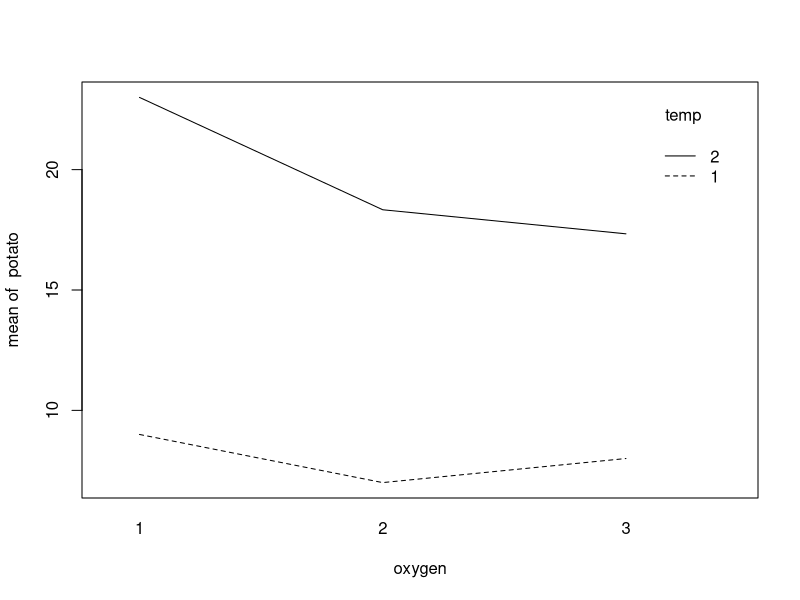
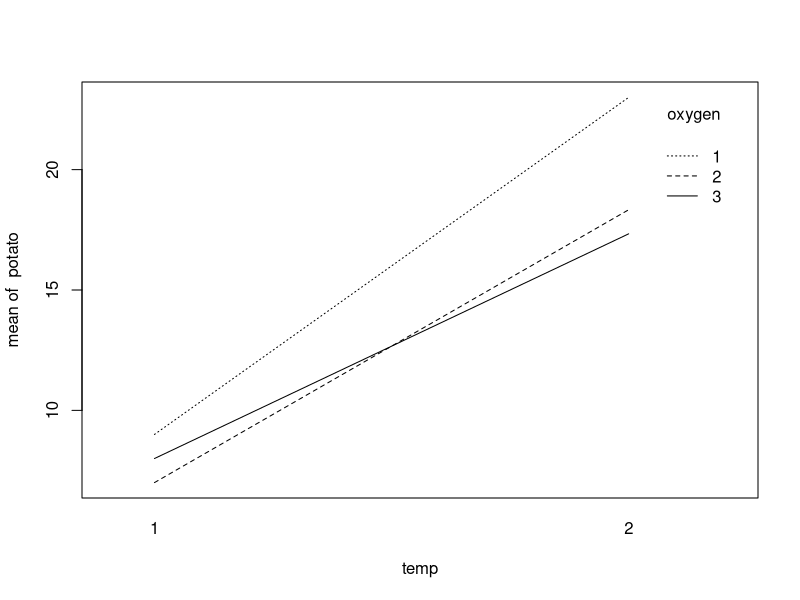
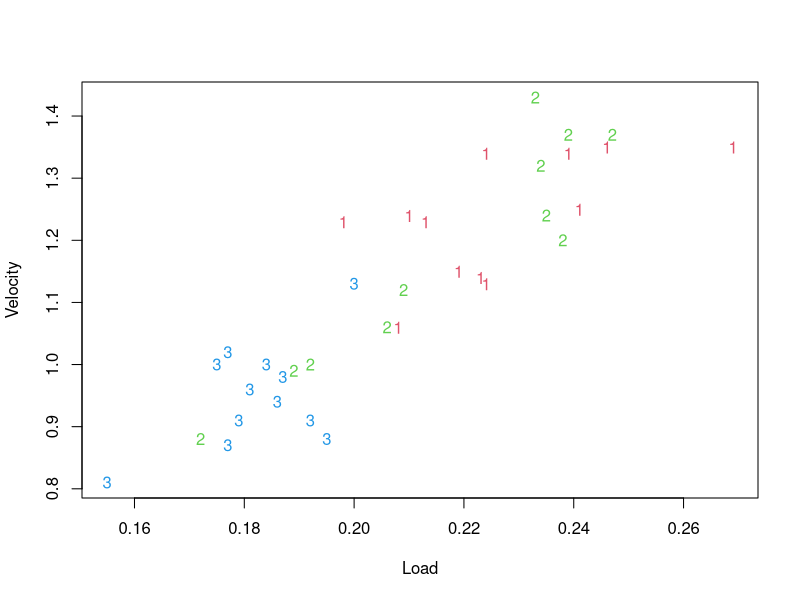
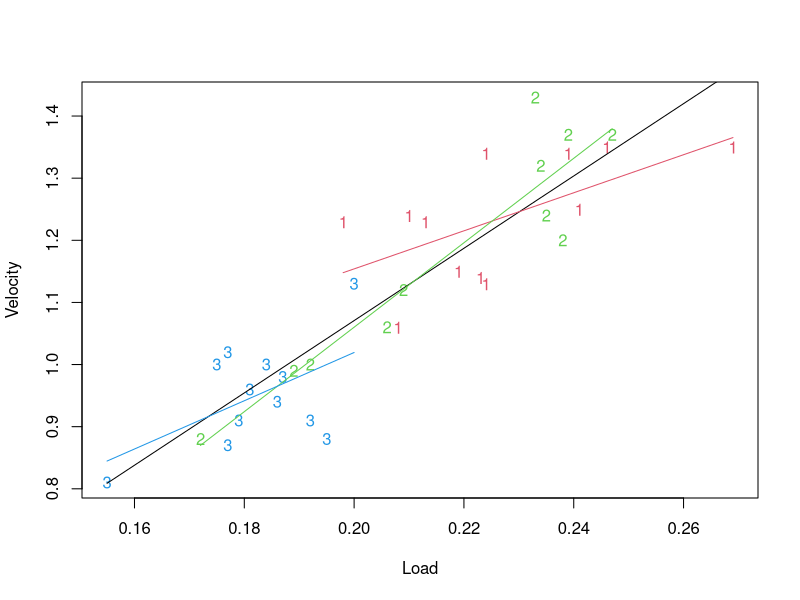

Here is the R script that generated these plots, in order:
## ---- chunk 1
potato = data.frame(potato = c(13,11,3,10,4,7,15,2,7,26,19,24,15,22,18,20,24,8),oxygen = factor(c(1,1,1,2,2,2,3,3,3,1,1,1,2,2,2,3,3,3)),temp = factor(c(1,1,1,1,1,1,1,1,1,2,2,2,2,2,2,2,2,2)))
## ---- chunk 2
with(potato, interaction.plot(oxygen,temp,potato))
## ---- chunk 3
with(potato, interaction.plot(temp,oxygen,potato))
## ---- chunk 4
imodel = lm(potato~temp*oxygen, data = potato)
anova(imodel)
## ---- chunk 5
library(MASS)
library(Matrix)
n = 18
y = potato$potato
X = matrix(0,n,6)
X[,1] = 1
X[cbind(1:n,as.numeric(potato$temp)+1)] = 1
X[cbind(1:n,as.numeric(potato$oxygen)+3)] = 1
X
XtXc = ginv(t(X)%*%X)
b = XtXc%*%t(X)%*%y
r = rankMatrix(X)
s2 = sum((y - X%*%b)^2)/(n-r)
s2
## ---- chunk 6
#C = matrix(c(1,-1,-1,0,0,0),6,1)
#mu12 = t(C)%*%b
#wdth = qt(.975, n-r)*sqrt(s2*t(t)%*%XtXc%*%t)
#wdth
#(mu12-wdth, mu12,mu12 + wdth)

## ---- chunk 7
C = matrix(c(0,1,-1,0,0,0),6,1)
mu12 = t(C)%*%b
wdth = qt(.975, n-r)*sqrt(s2*t(C)%*%XtXc%*%C)
wdth
c(mu12-wdth, mu12,mu12 + wdth)
## ---- chunk 8
C = matrix(c(0,0,0,1,-1,0,0,0,0,0,1,-1),2,6)
numer = t(C%*%b)%*%solve(C%*%ginv(t(X)%*%X)%*%t(C))%*%C%*%b
e = y - X%*%b
s2 = sum(e^2)/(n-r)
Fstat = (numer/2)/s2
Fstat
pf(Fstat,2,n-r,lower = F)
## ---- chunk 9
XtXc = ginv(t(X)%*%X)
C = matrix(c(0,0,0,1,-1,0,0,0,0,0,1,-1),2,6,byrow=T)
numer = t(C%*%b)%*%solve(C%*%XtXc%*%t(C))%*%C%*%b
Fstat = (numer/2)/s2
pf(Fstat,2,n-r,lower = F)
## ---- chunk 10
setwd("~/Desktop/UNIMELB 2021 Material/UNIMELB S1 2021 (Currently)/MAST30025/Tutorials /Tutorials/Rfile/data")
heli = read.csv("heli.csv")
str(heli)

#Actual solution
plot(Velocity ~ Load, pch=as.character(Tree), col=Tree+1, data=heli)

## ---- chunk 11
str(heli)
## ---- chunk 12
library(MASS)
library(Matrix)
y = heli$Velocity
n = length(heli$Velocity)
X = matrix(c(rep(1,n),rep(0,n*7)),n,8)
X[cbind(1:n,heli$Tree+1)]=1
X[,5]=heli$Load
X[cbind(1:n,heli$Tree+5)]=heli$Load
r = rankMatrix(X)[1]
XtXc = ginv(t(X)%*%X)
XtXc
b = XtXc%*%t(X)%*%y
XtXc
s2 = sum((y-X%*%b)^2)/(n-r)
C = matrix(c(0,0,0,0,0,1,-1,0,0,0,0,0,0,1,0,-1),2,8,byrow = T)
Fstat  = t(b)%*%t(C)%*%solve(C%*%XtXc%*%t(C))%*%C%*%b/2/s2
pf(Fstat,2,n-r,lower=F)

## ---- chunk 13
fullmodel = lm(y~Load + factor(Tree)+ Load*factor(Tree),data = heli)
drop1(fullmodel, scope = ~., test = "F")


## ---- chunk 14
model2 = lm(y~Load + factor(Tree),data = heli)
drop1(model2, scope = ~., test = "F")
## ---- chunk 15
model3 = lm(y~Load,data = heli)
drop1(model3, scope = ~., test = "F")
## ---- chunk 16
setwd("~/Desktop/UNIMELB 2021 Material/UNIMELB S1 2021 (Currently)/MAST30025/Tutorials /Tutorials/Rfile/data")
heli = read.csv("heli.csv")
str(heli)


plot(Velocity ~ Load, pch=as.character(Tree), col=Tree+1, data=heli)
#Actual solution
with(heli, lines(Load, fitted(model3)))
for (i in 1:3) {with(heli, lines(Load[Tree==i], fitted(fullmodel)[Tree==i], col=i+1))}

## ---- chunk 17
#My Method
library(car)
heli$Tree = factor(heli$Tree)
imodel = lm(Velocity~Tree*Load, data = heli)
linearHypothesis(imodel, c(1,1,0,0.2,0.2,0),1)

## ---- chunk 18
#Attempt 1
#We use a completely randomised design. The plots can be oriented horizontally or vertically — we choose horizontally. Here is one possible allocation:
alloc = sample(16,16) #plot allocation, ( a rondom allocation.)
alloc
## ---- chunk 19
talloc = as.vector(rbind(2*alloc-1,2*alloc))
talloc
## ---- chunk 20
talloc2 = c()
for (i in 1:4){talloc2[talloc[(8*i-7):(8*i)]] = i}
matrix(talloc2,4,8,byrow = T) #tree allocation
## ---- chunk 21
X = matrix(0,32,5)
X[,1] = 1
X[cbind(1:32,talloc2+1)] = 1
X

## ---- chunk 22
alloc = c()
for (i in 1:4) { alloc = c(alloc,sample(4,4)) }
malloc = matrix(alloc,4,4) #plot allocation
 #tree allocation
## ---- chunk 23
talloc = rep(as.vector(t(malloc)),each=2)
matrix(talloc, 4,8, byrow=T) #tree allocation

## ---- chunk 24
X = matrix(0,32,9)
X[,1] = 1
X[cbind(1:32,rep(1:4,4,each=2)+1)] = 1 
X[cbind(1:32,talloc+5)] = 1
X
#An alternate formulation would be to have 8 block effects.

